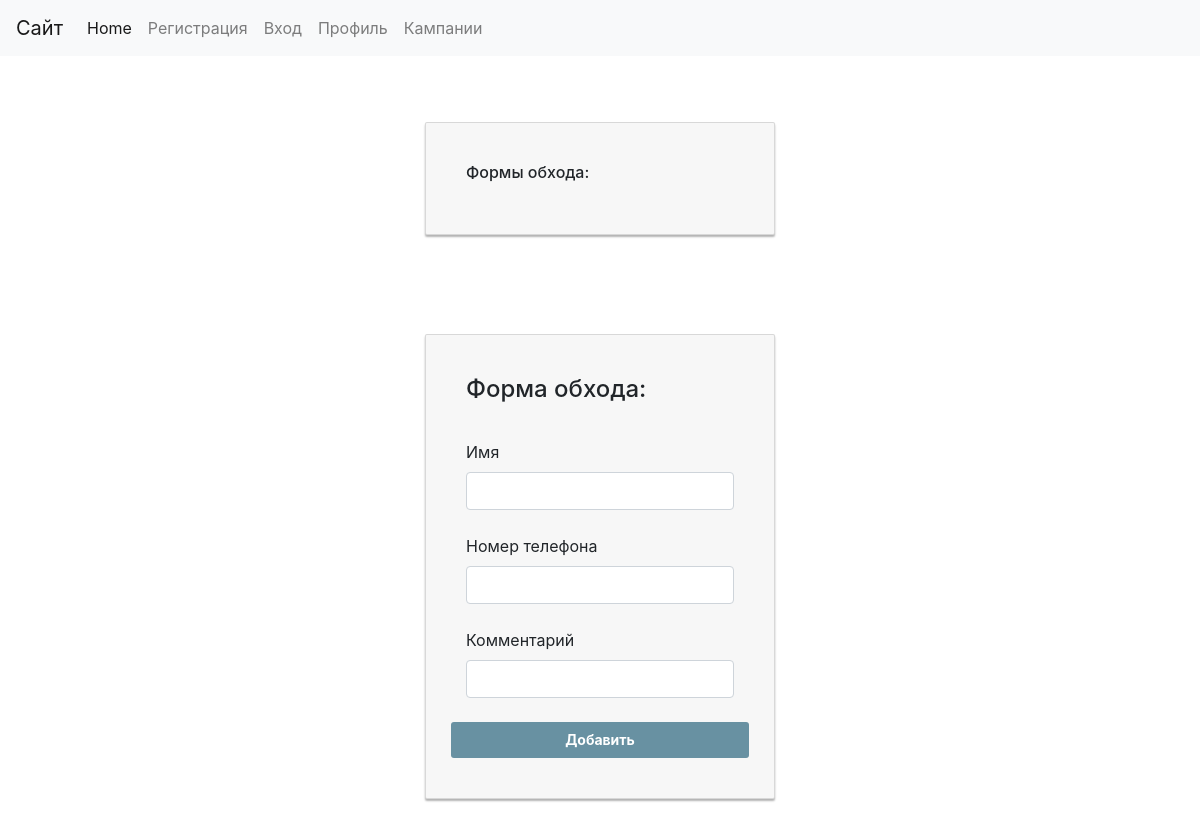
The app's page /formpoll/5, older data.
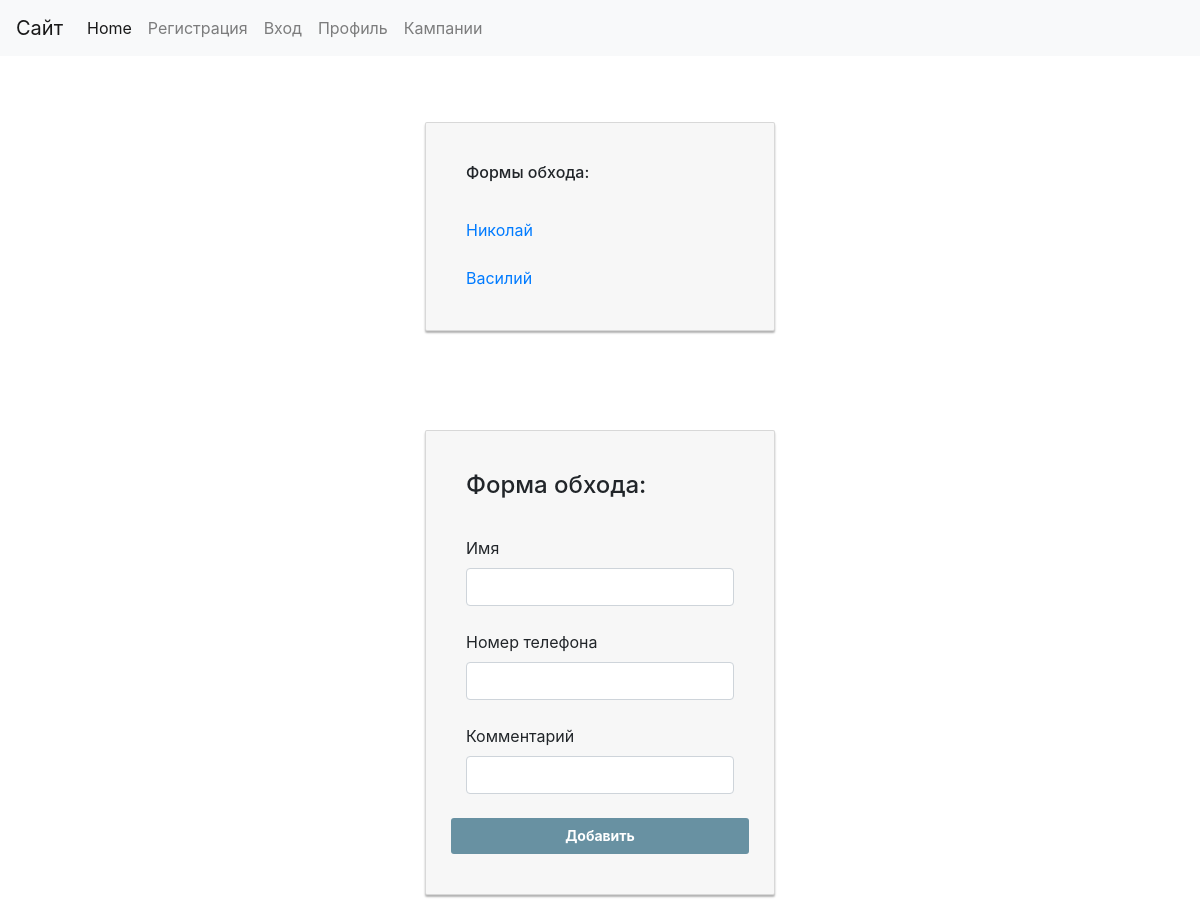
The same page, newer data.
### usermanag/models.py (models this page shows)
class PoolForm(models.Model):
    id_form = models.AutoField(primary_key=True)
    resp_name = models.CharField(max_length=200, verbose_name='Имя')
    resp_phone_number = models.CharField(max_length=200, verbose_name='Телефон')
    comment = models.CharField(max_length=400, verbose_name='Комментарий')
    class Meta:
        verbose_name = 'Протокол обходов'
        verbose_name_plural = 'Протоколы'
    def __str__(self):
        return self.resp_name

### camp/views.py (the view, shortened to what this page needs)
# urls.py: path('formpoll/<int:id_campaign>', views.formpoll, name='formpoll'),
def formpoll (request, id_campaign):
    form = FormPollForm()
    poll_form = PoolForm.objects.all()
    poll_form = PoolForm.objects.all()
    return render(request, "formpoll.html", {"form": form, "poll_form": poll_form})

### camp/forms.py
class FormPollForm(ModelForm):
    resp_name = forms.CharField(widget=forms.TextInput(attrs={'class': 'form-control', 'id':'resp_name'}))
    resp_phone_number = forms.CharField(widget=forms.TextInput(attrs={'class': 'form-control', 'id':'resp_phone_number'}))
    comment = forms.CharField(widget=forms.TextInput(attrs={'class': 'form-control', 'id':'comment'}))
    class Meta(UserCreationForm):
        fields = ["resp_name", "resp_phone_number", "comment", "id_form"]
        model = PoolForm

### camp/templates/formpoll.html (shortened to what this page needs)
{% extends "base.html" %}
{% load static %}
{% block content%}
<br>
<br>
<br>
<div class="container">
    <div class="card card-container">
<h6 class="card-title">Формы обхода:</h6>
{% for i in poll_form %}
        <a href={% url 'showpollform' i.id_form %}>
<br>{{i}}
        </a>
{% endfor %}
    </div>
</div>
<br>
<form method="POST"  novalidate>
<div class="container">
    <div class="card card-container">
            <h4 class="card-title">Форма обхода:</h4>
            <br><label for="resp_name">Имя</label>{{form.resp_name}}
            <br><label for="resp_phone_number">Номер телефона</label>{{form.resp_phone_number}}
            <br><label for="comment">Комментарий</label>{{form.comment}}
        <br><div class="row"><button class="btn btn-lg btn-primary btn-block btn-signin" type="submit" value="Submit">Добавить</button></div>
    </div>
</div>
</form>
{% endblock %}

Row changes from the older to the newer data that the page shows:
added PoolForm: resp_name "Николай"
added PoolForm: resp_name "Василий"
